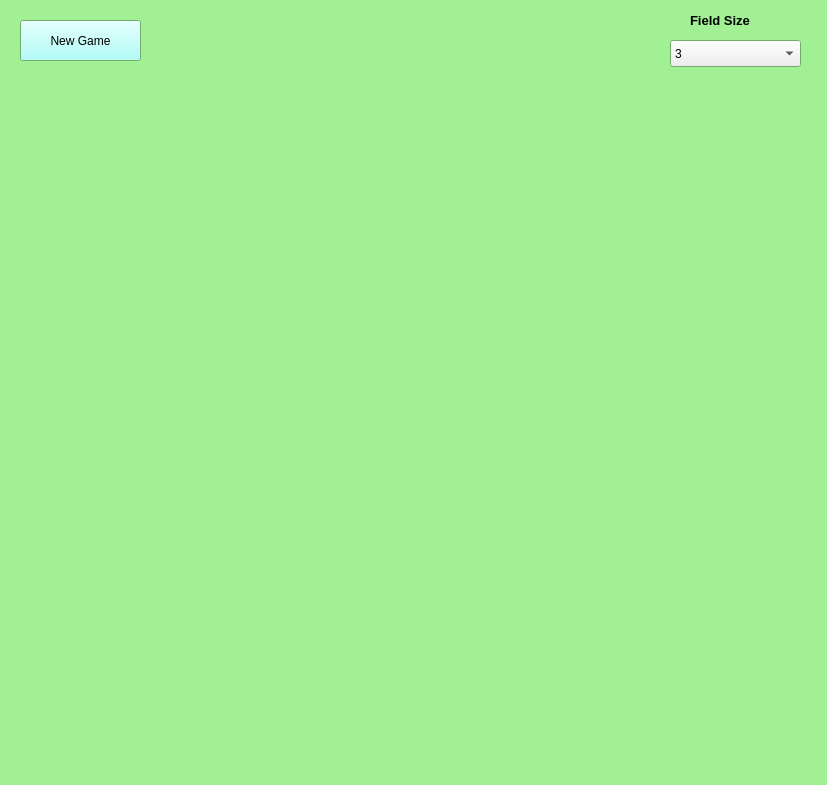
<?xml version="1.0" encoding="UTF-8"?>
<ui version="4.0">
 <class>MainWindow</class>
 <widget class="QMainWindow" name="MainWindow">
  <property name="geometry">
   <rect>
    <x>0</x>
    <y>0</y>
    <width>827</width>
    <height>785</height>
   </rect>
  </property>
  <property name="palette">
   <palette>
    <active>
     <colorrole role="Base">
      <brush brushstyle="SolidPattern">
       <color alpha="255">
        <red>255</red>
        <green>255</green>
        <blue>255</blue>
       </color>
      </brush>
     </colorrole>
     <colorrole role="Window">
      <brush brushstyle="SolidPattern">
       <color alpha="255">
        <red>162</red>
        <green>240</green>
        <blue>148</blue>
       </color>
      </brush>
     </colorrole>
    </active>
    <inactive>
     <colorrole role="Base">
      <brush brushstyle="SolidPattern">
       <color alpha="255">
        <red>255</red>
        <green>255</green>
        <blue>255</blue>
       </color>
      </brush>
     </colorrole>
     <colorrole role="Window">
      <brush brushstyle="SolidPattern">
       <color alpha="255">
        <red>162</red>
        <green>240</green>
        <blue>148</blue>
       </color>
      </brush>
     </colorrole>
    </inactive>
    <disabled>
     <colorrole role="Base">
      <brush brushstyle="SolidPattern">
       <color alpha="255">
        <red>162</red>
        <green>240</green>
        <blue>148</blue>
       </color>
      </brush>
     </colorrole>
     <colorrole role="Window">
      <brush brushstyle="SolidPattern">
       <color alpha="255">
        <red>162</red>
        <green>240</green>
        <blue>148</blue>
       </color>
      </brush>
     </colorrole>
    </disabled>
   </palette>
  </property>
  <property name="windowTitle">
   <string>MainWindow</string>
  </property>
  <widget class="QWidget" name="centralWidget">
   <widget class="QPushButton" name="ButtonNewGame">
    <property name="geometry">
     <rect>
      <x>20</x>
      <y>20</y>
      <width>121</width>
      <height>41</height>
     </rect>
    </property>
    <property name="palette">
     <palette>
      <active>
       <colorrole role="Button">
        <brush brushstyle="SolidPattern">
         <color alpha="255">
          <red>153</red>
          <green>255</green>
          <blue>249</blue>
         </color>
        </brush>
       </colorrole>
      </active>
      <inactive>
       <colorrole role="Button">
        <brush brushstyle="SolidPattern">
         <color alpha="255">
          <red>153</red>
          <green>255</green>
          <blue>249</blue>
         </color>
        </brush>
       </colorrole>
      </inactive>
      <disabled>
       <colorrole role="Button">
        <brush brushstyle="SolidPattern">
         <color alpha="255">
          <red>153</red>
          <green>255</green>
          <blue>249</blue>
         </color>
        </brush>
       </colorrole>
      </disabled>
     </palette>
    </property>
    <property name="text">
     <string>New Game</string>
    </property>
   </widget>
   <widget class="QComboBox" name="comboBox">
    <property name="geometry">
     <rect>
      <x>670</x>
      <y>40</y>
      <width>131</width>
      <height>27</height>
     </rect>
    </property>
    <property name="palette">
     <palette>
      <active>
       <colorrole role="Light">
        <brush brushstyle="SolidPattern">
         <color alpha="255">
          <red>255</red>
          <green>255</green>
          <blue>255</blue>
         </color>
        </brush>
       </colorrole>
       <colorrole role="Base">
        <brush brushstyle="SolidPattern">
         <color alpha="255">
          <red>85</red>
          <green>255</green>
          <blue>255</blue>
         </color>
        </brush>
       </colorrole>
      </active>
      <inactive>
       <colorrole role="Light">
        <brush brushstyle="SolidPattern">
         <color alpha="255">
          <red>255</red>
          <green>255</green>
          <blue>255</blue>
         </color>
        </brush>
       </colorrole>
       <colorrole role="Base">
        <brush brushstyle="SolidPattern">
         <color alpha="255">
          <red>85</red>
          <green>255</green>
          <blue>255</blue>
         </color>
        </brush>
       </colorrole>
      </inactive>
      <disabled>
       <colorrole role="Light">
        <brush brushstyle="SolidPattern">
         <color alpha="255">
          <red>255</red>
          <green>255</green>
          <blue>255</blue>
         </color>
        </brush>
       </colorrole>
       <colorrole role="Base">
        <brush brushstyle="SolidPattern">
         <color alpha="255">
          <red>162</red>
          <green>240</green>
          <blue>148</blue>
         </color>
        </brush>
       </colorrole>
      </disabled>
     </palette>
    </property>
    <item>
     <property name="text">
      <string>3</string>
     </property>
    </item>
    <item>
     <property name="text">
      <string>4</string>
     </property>
    </item>
    <item>
     <property name="text">
      <string>5</string>
     </property>
    </item>
    <item>
     <property name="text">
      <string>6</string>
     </property>
    </item>
    <item>
     <property name="text">
      <string>7</string>
     </property>
    </item>
    <item>
     <property name="text">
      <string>8</string>
     </property>
    </item>
    <item>
     <property name="text">
      <string>9</string>
     </property>
    </item>
    <item>
     <property name="text">
      <string>10</string>
     </property>
    </item>
   </widget>
   <widget class="QLabel" name="label">
    <property name="geometry">
     <rect>
      <x>690</x>
      <y>10</y>
      <width>111</width>
      <height>21</height>
     </rect>
    </property>
    <property name="font">
     <font>
      <pointsize>10</pointsize>
      <weight>75</weight>
      <bold>true</bold>
     </font>
    </property>
    <property name="layoutDirection">
     <enum>Qt::LeftToRight</enum>
    </property>
    <property name="styleSheet">
     <string notr="true"/>
    </property>
    <property name="text">
     <string>Field Size</string>
    </property>
   </widget>
   <widget class="QLabel" name="winLable">
    <property name="geometry">
     <rect>
      <x>150</x>
      <y>0</y>
      <width>511</width>
      <height>111</height>
     </rect>
    </property>
    <property name="font">
     <font>
      <family>Nightclub BTN</family>
      <pointsize>45</pointsize>
     </font>
    </property>
    <property name="text">
     <string/>
    </property>
    <property name="alignment">
     <set>Qt::AlignCenter</set>
    </property>
   </widget>
  </widget>
 </widget>
 <layoutdefault spacing="6" margin="11"/>
 <resources/>
 <connections/>
</ui>
